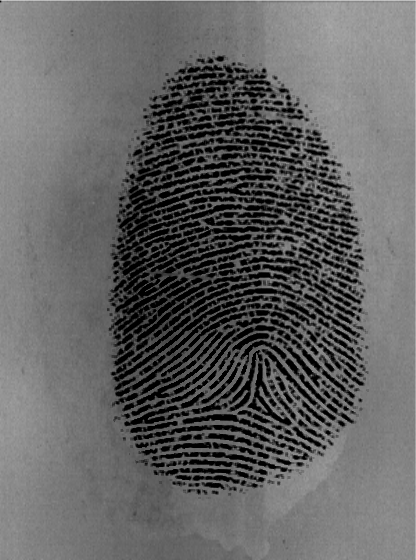
#> input picture References - Sources/Enhancement/gabor_filter_github/test.png, 416 x 560 px
$ python gabor_filter.py ../gabor_filter_github/test.png   (Python 2 division)   (older library calls are emulated)
#> lines starting #> are read from the running program, lines starting #| are printed output that depends on the picture; after the words box and inside, x2 and y2 are one past the last pixel; in counts of white or black regions, pixels touching at a corner belong together
#> further down, img is the input picture: shape (560, 416, 3); min 0, max 206, mean 98.1
#!/usr/bin/env python

import numpy as np
import cv2

def build_filters():
 filters = []
 ksize = 31
 for theta in np.arange(0, np.pi, np.pi / 16):
	 kern = cv2.getGaborKernel((ksize, ksize), 4.0, theta, 10.0, 0.5, 0,ktype=cv2.CV_32F)
	 kern /= 1.5*kern.sum()
	 filters.append(kern)
 return filters

def process(img, filters):
 accum = np.zeros_like(img)
 for kern in filters:
 	fimg = cv2.filter2D(img, cv2.CV_8UC3, kern)
 	np.maximum(accum, fimg, accum)
#> this loop made 16 passes
#> pass 1, in process, `fimg = cv2.filter2D(img, cv2.CV_8UC3, kern)`:
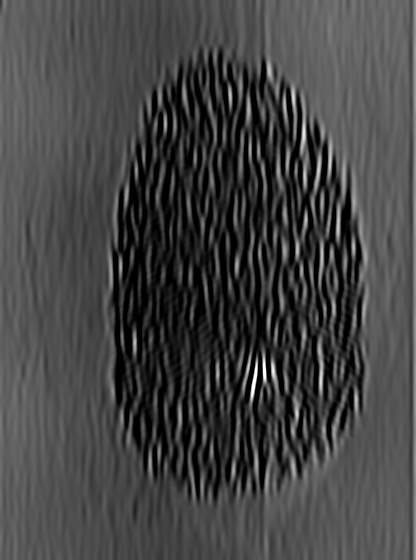
#> fimg: shape (560, 416, 3); min 0, max 255, mean 67.5
#> pass 2, in process, `fimg = cv2.filter2D(img, cv2.CV_8UC3, kern)`:
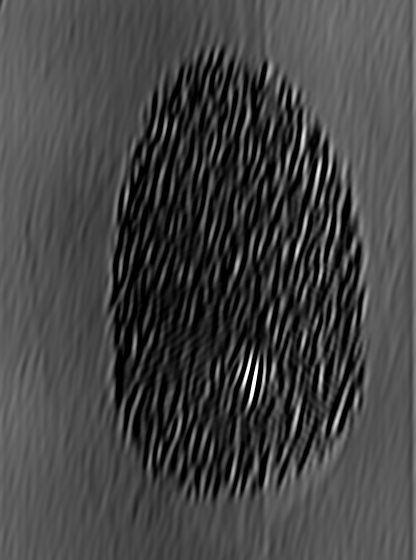
#> fimg: shape (560, 416, 3); min 0, max 255, mean 67.6
#> pass 3, in process, `fimg = cv2.filter2D(img, cv2.CV_8UC3, kern)`:
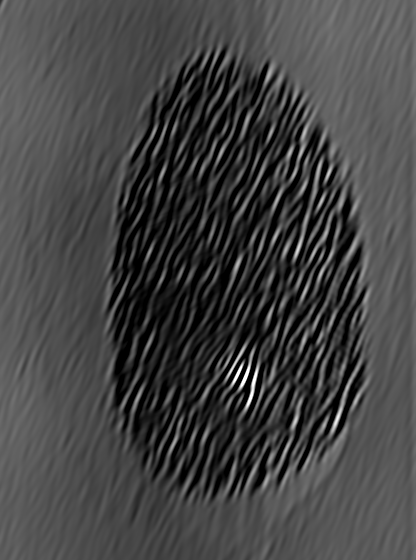
#> fimg: shape (560, 416, 3); min 0, max 255, mean 67.6
#> after the loop:
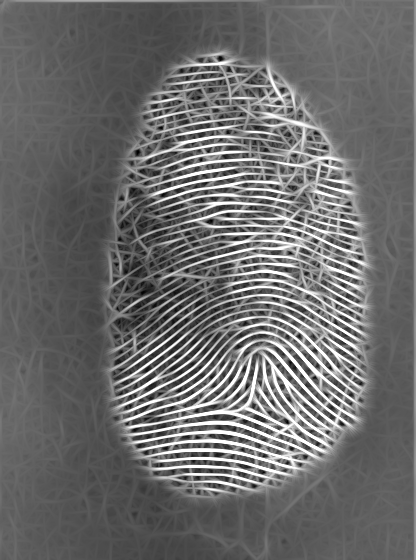
#> accum: shape (560, 416, 3); min 0, max 255, mean 108.4
 return accum

if __name__ == '__main__':
 import sys

 print __doc__
 try:
 	img_fn = sys.argv[1]
 except:
 	img_fn = 'lena.jpg'

 img = cv2.imread(img_fn)
 if img is None:
 	print 'Failed to load image file:', img_fn
 	sys.exit(1)

 filters = build_filters()

 res1 = process(img, filters)
 cv2.imshow('result', res1)
 cv2.waitKey(0)
 cv2.destroyAllWindows()

$ run again, on AFIS - proyecto/Preprocessing fingerprint/clahe_test.jpeg
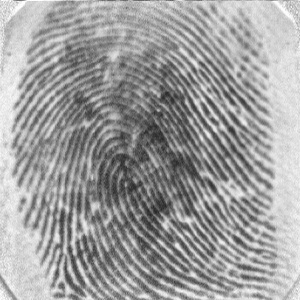
#> input picture AFIS - proyecto/Preprocessing fingerprint/clahe_test.jpeg, 300 x 300 px
#> img is the input picture: shape (300, 300, 3); min 39, max 255, mean 158.4
#> the loop in process, `for kern in filters:` made 16 passes
#> pass 1, in process, `fimg = cv2.filter2D(img, cv2.CV_8UC3, kern)`:
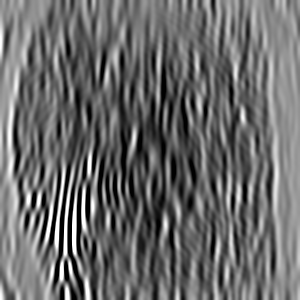
#> fimg: shape (300, 300, 3); min 0, max 255, mean 106.5
#> after the loop in process, `for kern in filters:`:
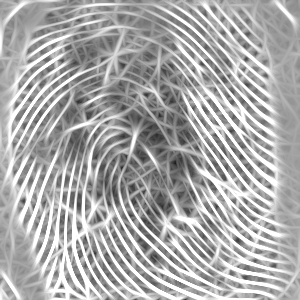
#> accum: shape (300, 300, 3); min 27, max 255, mean 171.8

$ run again, on References - Sources/Thinning/Thinning/test.bmp
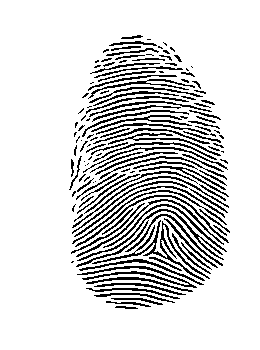
#> input picture References - Sources/Thinning/Thinning/test.bmp, 260 x 350 px
#> img is the input picture: shape (350, 260, 3); values 0 (black) and 1 (white), 84.6% white; black in thin lines or dots, all inside (x1, y1, x2, y2) = (69, 35, 230, 309)
#> the loop in process, `for kern in filters:` made 16 passes
#> pass 1, in process, `fimg = cv2.filter2D(img, cv2.CV_8UC3, kern)`:
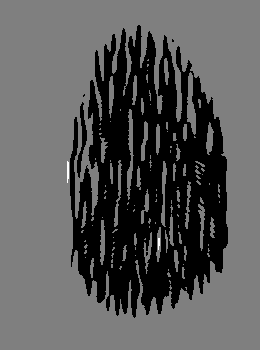
#> fimg: shape (350, 260, 3); min 0, max 2, mean 0.694; drawn with min black and max white
#> after the loop in process, `for kern in filters:`:
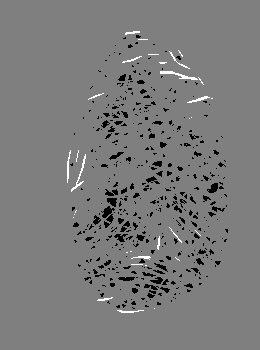
#> accum: shape (350, 260, 3); min 0, max 2, mean 0.967; drawn with min black and max white
